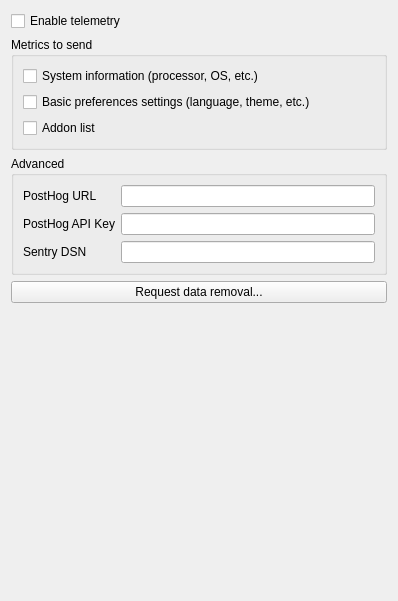
<?xml version="1.0" encoding="UTF-8"?>
<ui version="4.0">
 <class>Gui::Dialog::DlgSettingsTelemetry</class>
 <widget class="QWidget" name="Gui::Dialog::DlgSettingsTelemetry">
  <property name="geometry">
   <rect>
    <x>0</x>
    <y>0</y>
    <width>398</width>
    <height>601</height>
   </rect>
  </property>
  <property name="windowTitle">
   <string>General settings</string>
  </property>
  <layout class="QVBoxLayout" name="verticalLayout">
   <item>
    <widget class="Gui::PrefCheckBox" name="enable_check_box">
     <property name="toolTip">
      <string>Globally enable or disable all telemetry: if disabled, no data is sent</string>
     </property>
     <property name="text">
      <string>Enable telemetry</string>
     </property>
     <property name="prefEntry" stdset="0">
      <cstring>Enable</cstring>
     </property>
     <property name="prefPath" stdset="0">
      <cstring>Mod/Telemetry</cstring>
     </property>
    </widget>
   </item>
   <item>
    <widget class="QGroupBox" name="groupBox">
     <property name="title">
      <string>Metrics to send</string>
     </property>
     <layout class="QVBoxLayout" name="verticalLayout_2">
      <item>
       <widget class="Gui::PrefCheckBox" name="system_check_box">
        <property name="toolTip">
         <string>Allow sending OS, version, and system architecture information</string>
        </property>
        <property name="text">
         <string>System information (processor, OS, etc.)</string>
        </property>
        <property name="prefEntry" stdset="0">
         <cstring>SendSystemInformation</cstring>
        </property>
        <property name="prefPath" stdset="0">
         <cstring>Mod/Telemetry</cstring>
        </property>
       </widget>
      </item>
      <item>
       <widget class="Gui::PrefCheckBox" name="preferences_check_box">
        <property name="toolTip">
         <string>Allow sending language, theme, navigation style, and related preferences settings</string>
        </property>
        <property name="text">
         <string>Basic preferences settings (language, theme, etc.)</string>
        </property>
        <property name="prefEntry" stdset="0">
         <cstring>SendPreferences</cstring>
        </property>
        <property name="prefPath" stdset="0">
         <cstring>Mod/Telemetry</cstring>
        </property>
       </widget>
      </item>
      <item>
       <widget class="Gui::PrefCheckBox" name="addons_check_box">
        <property name="toolTip">
         <string>Allow sending a list of installed Addons</string>
        </property>
        <property name="text">
         <string>Addon list</string>
        </property>
        <property name="prefEntry" stdset="0">
         <cstring>SendAddonInformation</cstring>
        </property>
        <property name="prefPath" stdset="0">
         <cstring>Mod/Telemetry</cstring>
        </property>
       </widget>
      </item>
     </layout>
    </widget>
   </item>
   <item>
    <widget class="QGroupBox" name="groupBox_2">
     <property name="title">
      <string>Advanced</string>
     </property>
     <layout class="QGridLayout" name="gridLayout">
      <item row="0" column="1">
       <widget class="QLineEdit" name="posthog_url_line_edit">
        <property name="toolTip">
         <string>The URL data is sent to. Note that if you change this, the data is no longer sent to the FreeCAD project</string>
        </property>
       </widget>
      </item>
      <item row="0" column="0">
       <widget class="QLabel" name="posthog_label">
        <property name="text">
         <string>PostHog URL</string>
        </property>
       </widget>
      </item>
      <item row="2" column="0">
       <widget class="QLabel" name="label">
        <property name="text">
         <string>Sentry DSN</string>
        </property>
       </widget>
      </item>
      <item row="2" column="1">
       <widget class="Gui::PrefLineEdit" name="dsn_line_edit">
        <property name="toolTip">
         <string>Sentry Data Source Name is the URL that session and crash data is sent to. Fill in this field to override the built-in default and send data someplace other than the main FreeCAD Sentry server.</string>
        </property>
        <property name="prefEntry" stdset="0">
         <cstring>DSN</cstring>
        </property>
        <property name="prefPath" stdset="0">
         <cstring>Mod/Telemetry</cstring>
        </property>
       </widget>
      </item>
      <item row="1" column="0">
       <widget class="QLabel" name="label_2">
        <property name="text">
         <string>PostHog API Key</string>
        </property>
       </widget>
      </item>
      <item row="1" column="1">
       <widget class="QLineEdit" name="posthog_api_key_line_edit"/>
      </item>
     </layout>
    </widget>
   </item>
   <item>
    <layout class="QHBoxLayout" name="horizontalLayout">
     <item>
      <widget class="QPushButton" name="request_data_removal_pushbutton">
       <property name="text">
        <string>Request data removal...</string>
       </property>
      </widget>
     </item>
    </layout>
   </item>
   <item>
    <spacer name="verticalSpacer">
     <property name="orientation">
      <enum>Qt::Orientation::Vertical</enum>
     </property>
     <property name="sizeHint" stdset="0">
      <size>
       <width>20</width>
       <height>40</height>
      </size>
     </property>
    </spacer>
   </item>
  </layout>
 </widget>
 <customwidgets>
  <customwidget>
   <class>Gui::PrefLineEdit</class>
   <extends>QLineEdit</extends>
   <header>Gui/PrefWidgets.h</header>
  </customwidget>
  <customwidget>
   <class>Gui::PrefCheckBox</class>
   <extends>QCheckBox</extends>
   <header>Gui/PrefWidgets.h</header>
  </customwidget>
 </customwidgets>
 <resources/>
 <connections/>
</ui>
